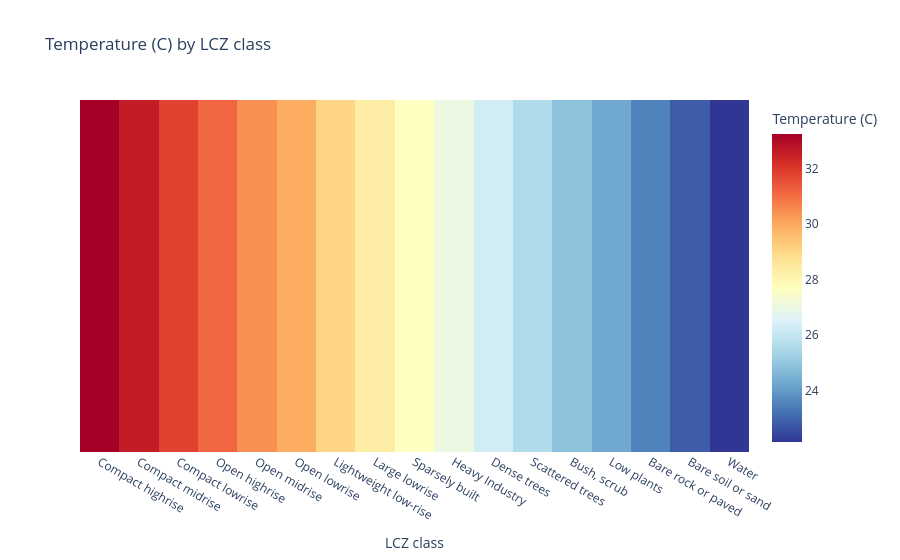

Source (notebook cell):
### Markdown cell above
## Step 6 — `plot_lcz_relationship`: variable distribution by LCZ class

### Code cell
from plot_lcz_relationship import plot_lcz_relationship

fig_box = plot_lcz_relationship(lcz_path, temp_path, variable_name='Temperature (C)', plot_type='box')
fig_box.write_html('./_tutorial_cache/lcz_relationship_box.html')
print('Saved: ./_tutorial_cache/lcz_relationship_box.html')

fig_heat = plot_lcz_relationship(lcz_path, temp_path, variable_name='Temperature (C)', plot_type='heatmap')
fig_heat

### Figure 1 — Plotly figure (JSON) as saved in the notebook; plotly's stock layout.template omitted (floating-point values rounded to 4 significant figures)
{"data": [{"colorbar": {"title": {"text": "Temperature (C)"}}, "colorscale": [[0.0, "rgb(49,54,149)"], [0.1, "rgb(69,117,180)"], [0.2, "rgb(116,173,209)"], [0.3, "rgb(171,217,233)"], [0.4, "rgb(224,243,248)"], [0.5, "rgb(255,255,191)"], [0.6, "rgb(254,224,144)"], [0.7, "rgb(253,174,97)"], [0.8, "rgb(244,109,67)"], [0.9, "rgb(215,48,39)"], [1.0, "rgb(165,0,38)"]], "type": "heatmap", "x": ["Compact highrise", "Compact midrise", "Compact lowrise", "Open highrise", "Open midrise", "Open lowrise", "Lightweight low-rise", "Large lowrise", "Sparsely built", "Heavy Industry", "Dense trees", "Scattered trees", "Bush, scrub", "Low plants", "Bare rock or paved", "Bare soil or sand", "Water"], "z": [[33.25, 32.61, 31.81, 31.16, 30.42, 29.93, 29.06, 28.33, 27.66, 27.02, 26.3, 25.55, 24.86, 24.27, 23.5, 22.83, 22.14]]}], "layout": {"title": {"text": "Temperature (C) by LCZ class"}, "xaxis": {"title": {"text": "LCZ class"}}, "yaxis": {"showticklabels": false}}}
